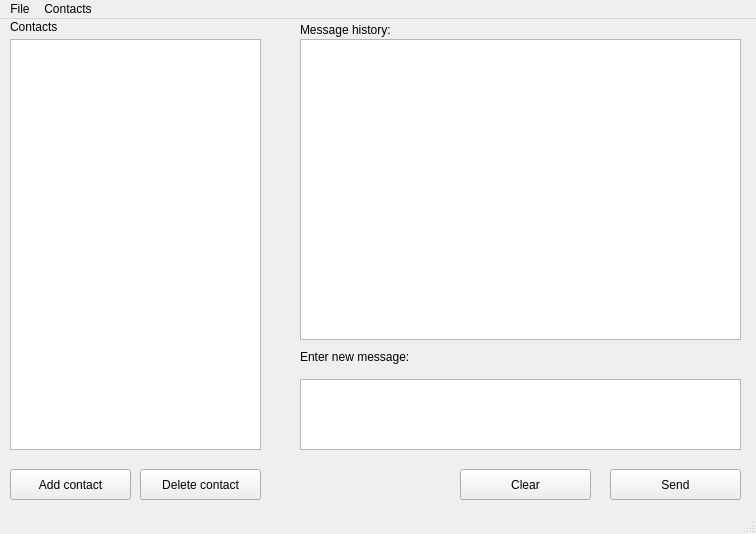
<?xml version="1.0" encoding="UTF-8"?>
<ui version="4.0">
 <class>MainClientWindow</class>
 <widget class="QMainWindow" name="MainClientWindow">
  <property name="geometry">
   <rect>
    <x>0</x>
    <y>0</y>
    <width>756</width>
    <height>534</height>
   </rect>
  </property>
  <property name="minimumSize">
   <size>
    <width>756</width>
    <height>534</height>
   </size>
  </property>
  <property name="windowTitle">
   <string>Simple chat</string>
  </property>
  <widget class="QWidget" name="centralwidget">
   <widget class="QLabel" name="label_contacts">
    <property name="geometry">
     <rect>
      <x>10</x>
      <y>0</y>
      <width>101</width>
      <height>16</height>
     </rect>
    </property>
    <property name="text">
     <string>Contacts</string>
    </property>
   </widget>
   <widget class="QPushButton" name="btn_add_contact">
    <property name="geometry">
     <rect>
      <x>10</x>
      <y>450</y>
      <width>121</width>
      <height>31</height>
     </rect>
    </property>
    <property name="text">
     <string>Add contact</string>
    </property>
   </widget>
   <widget class="QPushButton" name="btn_remove_contact">
    <property name="geometry">
     <rect>
      <x>140</x>
      <y>450</y>
      <width>121</width>
      <height>31</height>
     </rect>
    </property>
    <property name="text">
     <string>Delete contact</string>
    </property>
   </widget>
   <widget class="QLabel" name="label_history">
    <property name="geometry">
     <rect>
      <x>300</x>
      <y>0</y>
      <width>391</width>
      <height>21</height>
     </rect>
    </property>
    <property name="text">
     <string>Message history:</string>
    </property>
   </widget>
   <widget class="QTextEdit" name="text_message">
    <property name="geometry">
     <rect>
      <x>300</x>
      <y>360</y>
      <width>441</width>
      <height>71</height>
     </rect>
    </property>
   </widget>
   <widget class="QLabel" name="label_new_message">
    <property name="geometry">
     <rect>
      <x>300</x>
      <y>330</y>
      <width>171</width>
      <height>16</height>
     </rect>
    </property>
    <property name="text">
     <string>Enter new message:</string>
    </property>
   </widget>
   <widget class="QListView" name="list_contacts">
    <property name="geometry">
     <rect>
      <x>10</x>
      <y>20</y>
      <width>251</width>
      <height>411</height>
     </rect>
    </property>
   </widget>
   <widget class="QListView" name="list_messages">
    <property name="geometry">
     <rect>
      <x>300</x>
      <y>20</y>
      <width>441</width>
      <height>301</height>
     </rect>
    </property>
   </widget>
   <widget class="QPushButton" name="btn_send">
    <property name="geometry">
     <rect>
      <x>610</x>
      <y>450</y>
      <width>131</width>
      <height>31</height>
     </rect>
    </property>
    <property name="text">
     <string>Send</string>
    </property>
   </widget>
   <widget class="QPushButton" name="btn_clear">
    <property name="geometry">
     <rect>
      <x>460</x>
      <y>450</y>
      <width>131</width>
      <height>31</height>
     </rect>
    </property>
    <property name="text">
     <string>Clear</string>
    </property>
   </widget>
  </widget>
  <widget class="QMenuBar" name="menubar">
   <property name="geometry">
    <rect>
     <x>0</x>
     <y>0</y>
     <width>756</width>
     <height>21</height>
    </rect>
   </property>
   <widget class="QMenu" name="menu">
    <property name="title">
     <string>File</string>
    </property>
    <addaction name="menu_exit"/>
   </widget>
   <widget class="QMenu" name="menu_2">
    <property name="title">
     <string>Contacts</string>
    </property>
    <addaction name="menu_add_contact"/>
    <addaction name="menu_del_contact"/>
    <addaction name="separator"/>
   </widget>
   <addaction name="menu"/>
   <addaction name="menu_2"/>
  </widget>
  <widget class="QStatusBar" name="statusBar"/>
  <action name="menu_exit">
   <property name="text">
    <string>Exit</string>
   </property>
  </action>
  <action name="menu_add_contact">
   <property name="text">
    <string>Add contact</string>
   </property>
  </action>
  <action name="menu_del_contact">
   <property name="text">
    <string>Delete contact</string>
   </property>
  </action>
 </widget>
 <resources/>
 <connections>
  <connection>
   <sender>btn_clear</sender>
   <signal>clicked()</signal>
   <receiver>text_message</receiver>
   <slot>clear()</slot>
   <hints>
    <hint type="sourcelabel">
     <x>541</x>
     <y>481</y>
    </hint>
    <hint type="destinationlabel">
     <x>547</x>
     <y>416</y>
    </hint>
   </hints>
  </connection>
 </connections>
</ui>
